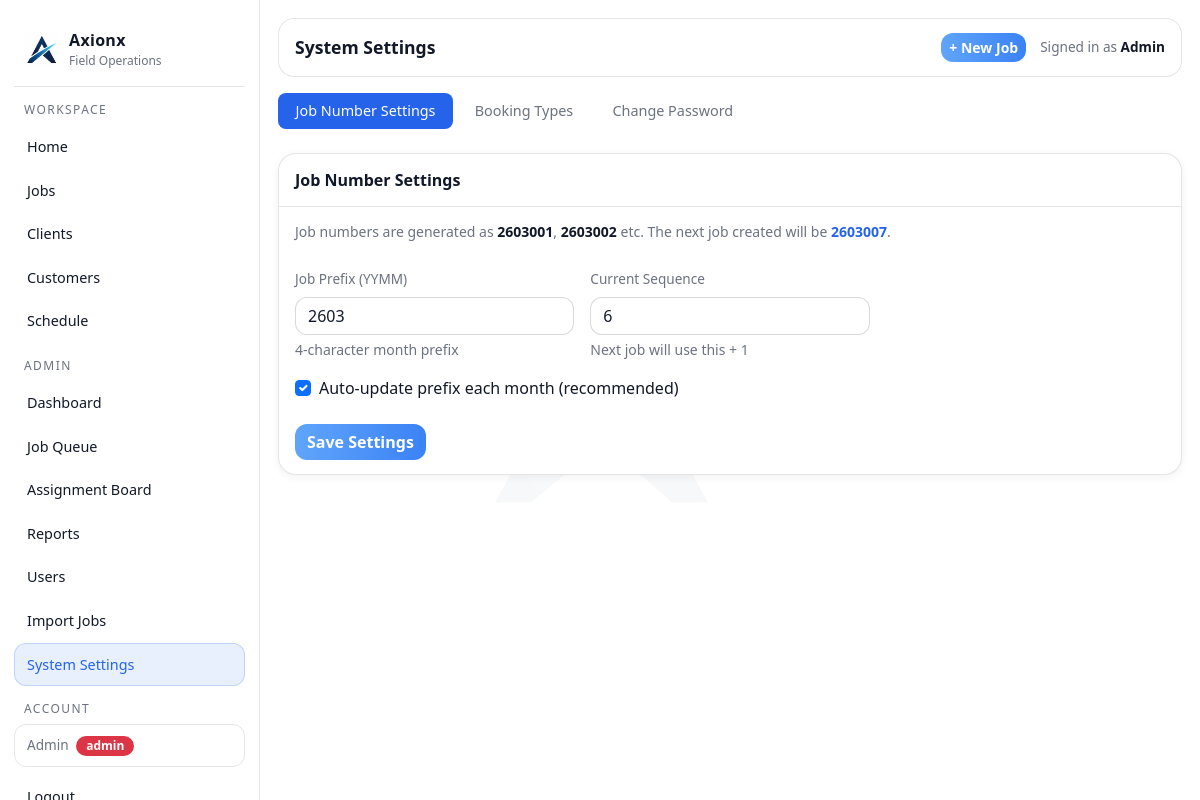
Before: /admin/settings (signed in) with the older database file.
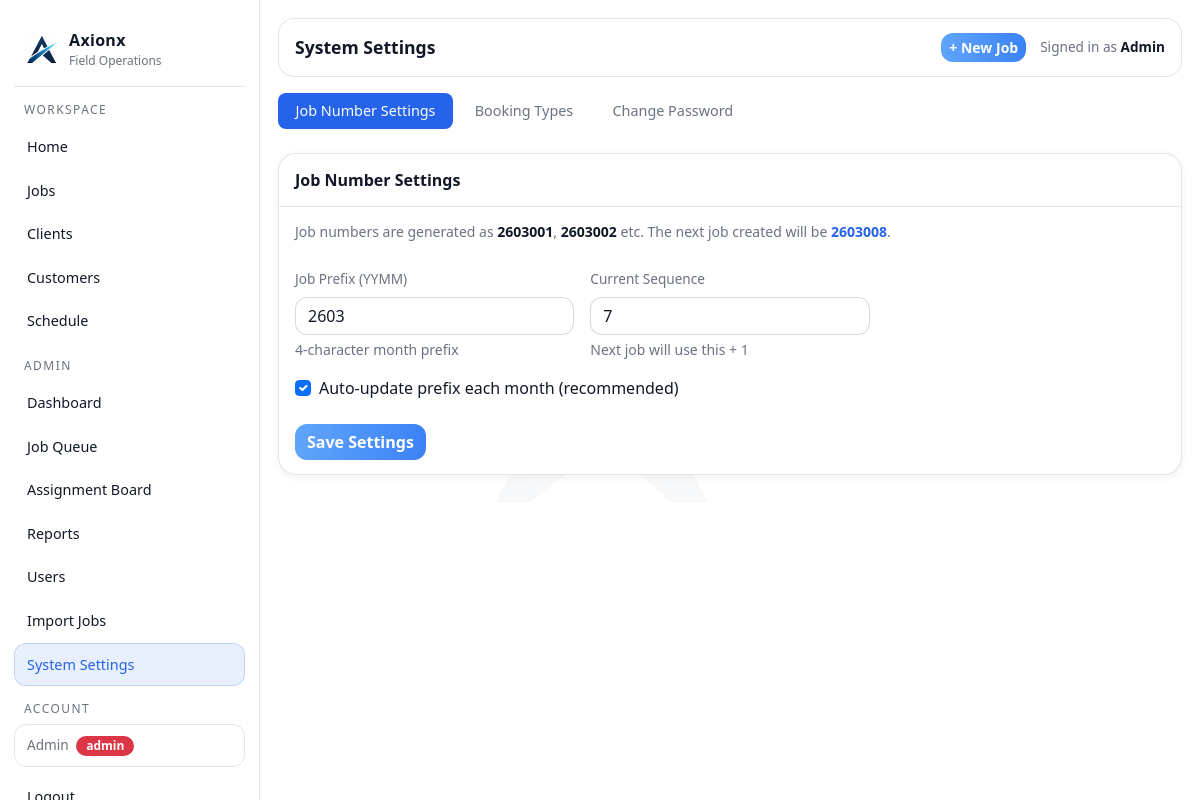
After: the same page with the newer database file.
### tables this page shows
CREATE TABLE system_settings (
        id INTEGER PRIMARY KEY CHECK (id = 1),
        job_prefix TEXT NOT NULL,
        job_sequence INTEGER NOT NULL,
        auto_prefix_enabled INTEGER NOT NULL DEFAULT 1,
        updated_at TEXT NOT NULL
    );

### app.py (the view)
@app.get("/admin/settings")
@admin_required
def admin_settings():
    conn = db()
    cur = conn.cursor()
    cur.execute("SELECT * FROM system_settings WHERE id = 1")
    settings = cur.fetchone()
    cur.execute("SELECT * FROM booking_types ORDER BY name")
    booking_types = cur.fetchall()
    cur.execute("SELECT * FROM tow_operators ORDER BY company_name")
    tow_operators = cur.fetchall()
    cur.execute("SELECT * FROM auction_yards ORDER BY name")
    auction_yards = cur.fetchall()
    conn.close()
    return render_template("settings.html", settings=settings, booking_types=booking_types,
                           tow_operators=tow_operators, auction_yards=auction_yards)

### app.py (called while the page is built)
def db():
    conn = sqlite3.connect(DB_PATH)
    conn.row_factory = sqlite3.Row
    return conn

def add_column_if_missing(cur, table, col, coltype):
    cur.execute(f"PRAGMA table_info({table})")
    cols = [r["name"] for r in cur.fetchall()]
    if col not in cols:
        cur.execute(f"ALTER TABLE {table} ADD COLUMN {col} {coltype}")

@app.context_processor
def inject_globals():
    return {
        "GOOGLE_MAPS_API_KEY": os.environ.get("GOOGLE_MAPS_API_KEY", ""),
        "google_maps_api_key": os.getenv("GOOGLE_MAPS_API_KEY", "")
    }

@app.before_request
def _ensure_db():
    init_db()

def admin_required(f):
    @wraps(f)
    def wrapper(*args, **kwargs):
        if not session.get("user_id"):
            return redirect(url_for("login"))
        if session.get("role") != "admin":
            flash("Admin access required.", "danger")
            return redirect(url_for("index"))
        return f(*args, **kwargs)
    return wrapper

### templates/settings.html (shortened to what this page needs)
{% extends "layout.html" %}
{% block page_title %}System Settings{% endblock %}
{% block content %}
<div class="mb-4" style="overflow-x:auto">
  <ul class="nav settings-nav gap-1 flex-nowrap" id="settingsTabs" style="min-width:max-content">
    <li class="nav-item">
      <a class="nav-link" href="#job-numbers" data-tab="job-numbers">Job Number Settings</a>
    </li>
    <li class="nav-item">
      <a class="nav-link" href="#booking-types" data-tab="booking-types">Booking Types</a>
    </li>
    <li class="nav-item">
      <a class="nav-link" href="#change-password" data-tab="change-password">Change Password</a>
    </li>
  </ul>
</div>
<div class="tab-pane-custom" id="tab-job-numbers">
  <div class="ax-card">
    <div class="ax-card-h">Job Number Settings</div>
    <div class="ax-card-b">
      <p class="small mb-4" style="color:var(--muted)">
        Job numbers are generated as <strong style="color:var(--text)">{{ settings.job_prefix }}001</strong>,
        <strong style="color:var(--text)">{{ settings.job_prefix }}002</strong> etc.
        The next job created will be <strong style="color:var(--accent)">{{ settings.job_prefix }}{{ "%03d"|format(settings.job_sequence + 1) }}</strong>.
      </p>
      <form method="post" action="/admin/settings">
        <div class="row g-3 mb-3">
          <div class="col-12 col-lg-4">
            <label class="form-label">Job Prefix (YYMM)</label>
            <input class="form-control" name="job_prefix" value="{{ settings.job_prefix }}" placeholder="e.g. 2602">
            <div class="form-text" style="color:var(--muted)">4-character month prefix</div>
          </div>
          <div class="col-12 col-lg-4">
            <label class="form-label">Current Sequence</label>
            <input class="form-control" name="job_sequence" type="number" min="0" value="{{ settings.job_sequence }}">
            <div class="form-text" style="color:var(--muted)">Next job will use this + 1</div>
          </div>
        </div>
        <div class="form-check mb-4">
          <input class="form-check-input" type="checkbox" name="auto_prefix_enabled" id="autoCheck"
                 {% if settings.auto_prefix_enabled %}checked{% endif %}>
          <label class="form-check-label" for="autoCheck">
            Auto-update prefix each month (recommended)
          </label>
        </div>
        <button class="btn btn-primary">Save Settings</button>
      </form>
    </div>
  </div>
</div>
{% endblock %}

Changed rows visible on the page:
changed system_settings: settings.job_sequence+1 "007" → "008"; job_sequence "6" → "7"
